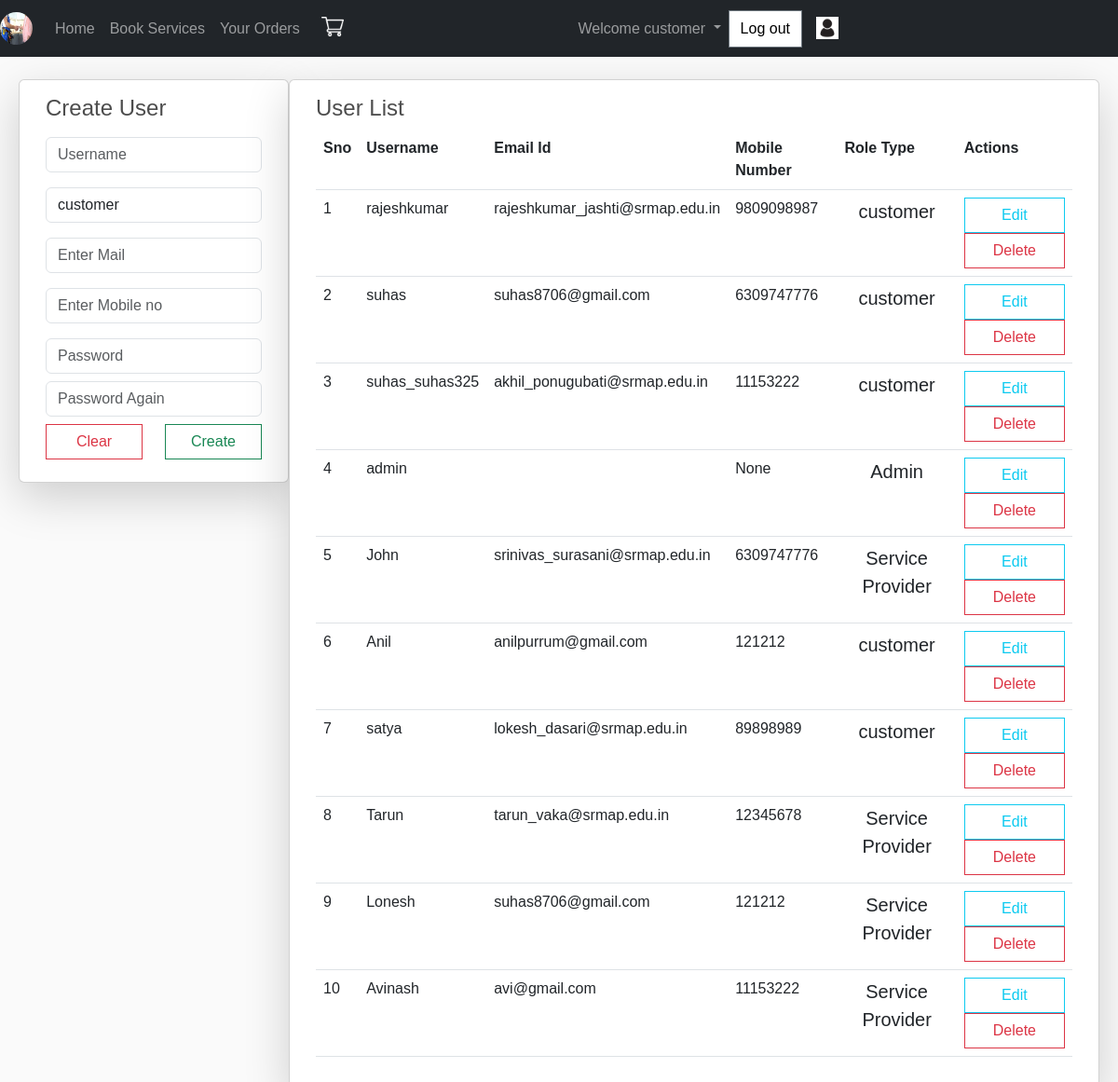
Screenshot of /usrlst/ (signed in) with the database file from the repository.
### SMSApp/models.py (models this page shows)
class User(AbstractUser):
    c=[
        ('customer','customer'),
        ('Service provider','Service provider'),
    ]
    mble = models.CharField(max_length=10,null=True,blank=True)
    role_type=models.CharField(choices=c,default='customer',max_length=30)

### SMSApp/views.py (the view, shortened to what this page needs)
# urls.py: path('usrlst/',views.userlist,name="usrl"),
def userlist(request):
	c = User.objects.all()
	a = User.objects.all()
	n,m = {},{}
	for j in n.values():
		for v in j.items():
			m[v[0]] = v[1]
	s = UslistForm()
	return render(request,'html/userlist.html',{'w':s,'p':m.items(),'k':c})

### SMSApp/forms.py
class UslistForm(UserCreationForm):
	password1 = forms.CharField(widget=forms.PasswordInput(attrs={"class":"form-control my-2","placeholder":"Password"}))
	password2 = forms.CharField(widget=forms.PasswordInput(attrs={"class":"form-control my-2","placeholder":"Password Again"}))
	class Meta:
		model = User
		fields = ["username","role_type","email","mble"]
		widgets = {
		"username":forms.TextInput(attrs={
			"class":"form-control my-3",
			"placeholder":"Username",
			}),
		"role_type":forms.Select(attrs={
			"class":"form-control my-3",
			}),
        "email":forms.TextInput(attrs={
            "class":"form-control my-3",
			"placeholder":"Enter Mail",
            }),
        "mble":forms.TextInput(attrs={
            "class":"form-control my-3",
			"placeholder":"Enter Mobile no",
            }),
		}

### templates/html/userlist.html (shortened to what this page needs)
{% extends 'html/base.html' %}
{% block content %}
<div class="container-fluid mt-4">
	<div class="row mx-2">
		<div class="col-md-3 card shadow-lg mr-2 h-100">
			<div class="card-body">
				<h4>Create User</h4>
				<form method="post">
					{% for i in w %}
						{{i}}
					{% endfor %}
					<div class="row mb-2">
						<div class="col">
							<input type="reset" value="Clear" class="btn btn-outline-danger form-control">
						</div>
						<div class="col">
							<input type="submit" value="Create" class="btn btn-outline-success form-control">
						</div>
					</div>
				</form>
			</div>
		</div>
		<div class="col card shadow-lg h-100">
			<div class="card-body">
				<h4>User List</h4>
				<table class="table">
					<tr>
						<th>Sno</th>
						<th>Username</th>
						<th>Email Id</th>
                        <th>Mobile Number</th>
						<th>Role Type</th>
						<th>Actions</th>
					</tr>
					{% for j in k %}
					<tr>
						<td>{{forloop.counter}}</td>
						<td>{{j.username}}</td>
						<td>{{j.email}}</td>
                        <td>{{j.mble}}</td>
						<td>
							{% if j.role_type == 'customer' %}
								{% if j.is_superuser %}
									<p class="mr-3">Admin</p>
								{% else %}
									<p>customer</p>
								{% endif %}
							{% elif j.role_type == 'Service provider' %}
								<p>Service Provider</p>
							{% endif %}
						</td>
						<td>
							<div class="row">
								<div class="col">
									<a href="{% url 'update_profile' %}" class="btn btn-outline-info form-control">Edit</a>
								</div>
								<div class="col">
									<a href="{% url 'usd' j.id  %}" class="btn btn-outline-danger form-control">Delete</a>
								</div>
							</div>
						</td>
					</tr>
					{% endfor %}
				</table>
			</div>
		</div>
	</div>
</div>
{% endblock %}

### templates/html/base.html (shortened to what this page needs)
{% load static %}
<!DOCTYPE html>
<html lang="en">
<head>
    <link href="https://cdn.jsdelivr.net/npm/bootstrap@5.3.0/dist/css/bootstrap.min.css" rel="stylesheet">
</head>
<body>
    {% include 'html/navbar.html' %}
    {% block content %}
    {% endblock %}
</body>
</html>

### templates/html/navbar.html (shortened to what this page needs)
{% load static %}
<nav class="navbar navbar-expand navbar-dark bg-dark">
  <a class="navbar-brand" href="{% url 'home' %}">
  <img src="{% static 'images/service.webp' %}" alt="logo.png" class="rounded-circle" width="35px" height="35px"></a>
  <div class="collapse navbar-collapse" id="collapsibleNavbar" style="display: flex;justify-content: space-between; margin-right: 100px;">
    <ul class="navbar-nav">
      {% if not user.is_authenticated %}
      <li class="nav-item">
        <a class="nav-link navv_it {% if request.path == '/' %}active{% endif %}" href="{% url 'home' %}">Home</a>
      </li>
      <li class="nav-item">
        <a class="nav-link navv_it {% if request.path == '/helpdesk/' %}active{% endif %}" href="{% url 'hl' %}">Helpdesk</a>
      </li>
      {% else %}
      <li class="nav-item">
        <a class="nav-link navv_it {% if request.path == '/' %}active{% endif %}" href="{% url 'home' %}">Home</a>
      </li>
      {% if request.user.role_type == "customer" and not request.user.is_superuser %}
      <li class="nav-item">
        <a class="nav-link {% if request.path == '/services/' %}active{% endif %}" href="{% url 'services' %}">Book Services</a>
      </li>
      <li class="nav-item">
        <a class="nav-link {% if request.path == '/order_history/'|add:user.id|add:'/' %}active{% endif %}" href="{% url 'order_history' user.id %}">Your Orders</a>
    </li>
      <div class="d-flex">
        <a class="{% if request.path == '/cart/' %}active{% endif %}" href="{% url 'view_cart' %}">
          <img  id="cart-icon" src="{% static 'images/shopping-cart (1).png' %}" style="width: 24px; padding-top: 7px;">
        </a>
      </div>
      {% endif %}
        {% endif %}
    </ul>
    <ul class="navbar-nav ml-auto" style="margin-right:200px">
      {% if not user.is_authenticated %}
      <button class="btn btn-primary mx-2" id="btn2" type="button"> <a href="{% url 'login' %}">Login</a></button>
      <button class="btn btn-secondary" id="btn1" type="button"><a href="{% url 'signup' %}">Sign Up</a></button>
      {% else %}
        <a class="nav-link navv_it dropdown-toggle " data-toggle="dropdown">
          Welcome {% if user.is_superuser %}
                    CommunityManager
                  {% else %}
                    {% if request.user.role_type == 'customer' %}
                     customer
                    {% else %}
                      Service Provider
                    {% endif %}
                  {% endif %}
        </a>
        <button class="btn btn-secondary" id="btn1" type="button"><a href="{% url 'lgt' %}">Log out</a></button>
        <div class="d-flex">
          <a href="{% url 'pf' %}">
            <img  id="cart-icon" src="{% static 'images/profile.jpg' %}" style="width: 24px; padding-top: 7px;">
          </a>
        </div>
      {% endif %}
    </ul>
  </div>
</nav>

### templates/html/base.html (style rules this page uses)
* { margin: 0; padding: 0; font-family: sans-serif; scroll-behavior: smooth; }
#btn1 { background-color: white; color: black; }
#btn1 a { color: black; text-decoration: none; }
.card-body p { font-size: 20px; text-align: center; }
body { background-color: hsl(0, 0%, 98%); }
h1,h2,h3,h4,h5,h6 { color:hsl(0, 0%, 30%); }
#cart-icon { width:25px; display: inline-block; margin-left: 15px; }
.btn { border-radius: 0; }

### rows the page displays
User: username "rajeshkumar", email "rajeshkumar_jashti@srmap.edu.in", mble "9809098987", role_type "customer"
User: username "suhas", email "suhas8706@gmail.com", mble "6309747776", role_type "customer"
User: username "suhas_suhas325", email "akhil_ponugubati@srmap.edu.in", mble "11153222", role_type "customer"
User: username "admin", mble "None", role_type "Admin"
User: username "John", email "srinivas_surasani@srmap.edu.in", mble "6309747776", role_type "Service Provider"
User: username "Anil", email "anilpurrum@gmail.com", mble "121212", role_type "customer"
User: username "satya", email "lokesh_dasari@srmap.edu.in", mble "89898989", role_type "customer"
User: username "Tarun", email "tarun_vaka@srmap.edu.in", mble "12345678", role_type "Service Provider"
User: username "Lonesh", email "suhas8706@gmail.com", mble "121212", role_type "Service Provider"
User: username "Avinash", email "avi@gmail.com", mble "11153222", role_type "Service Provider"
